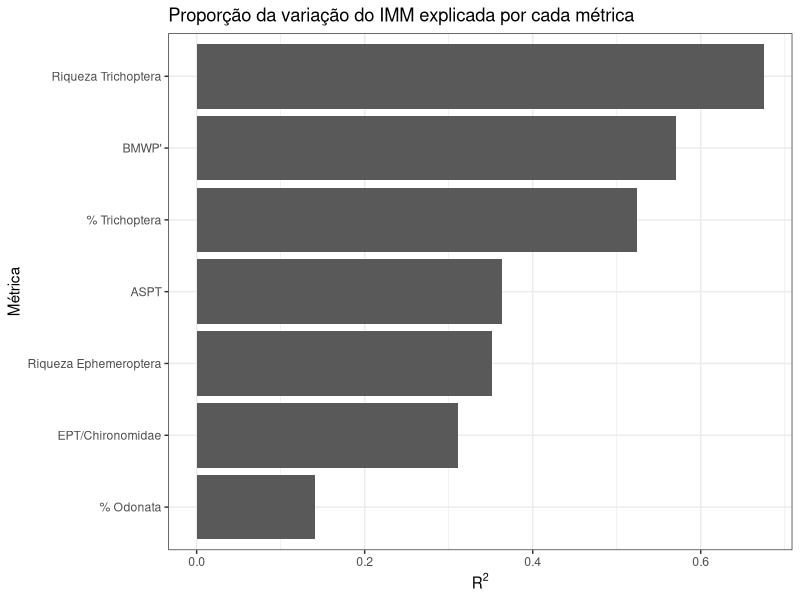
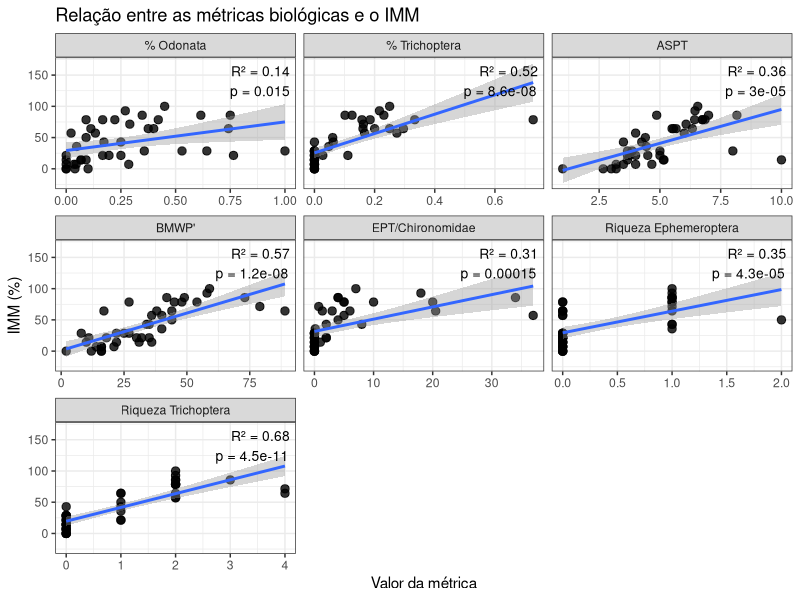
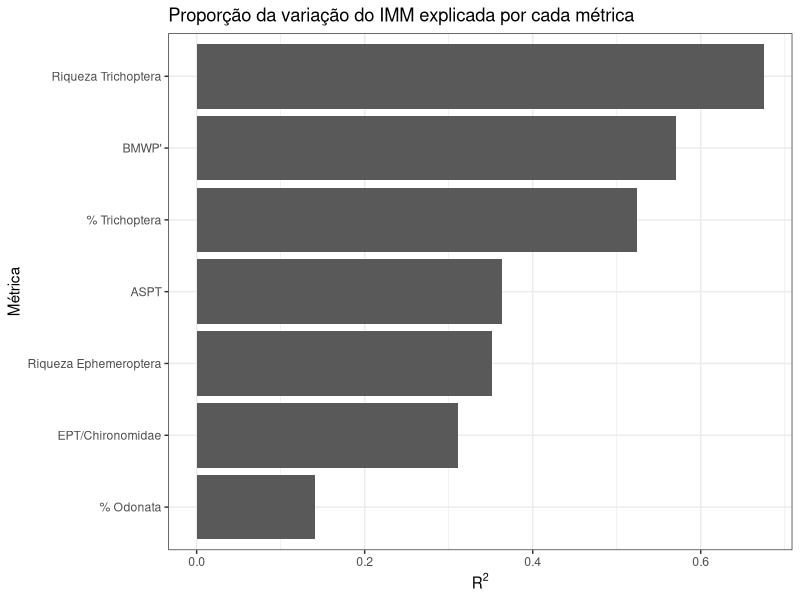
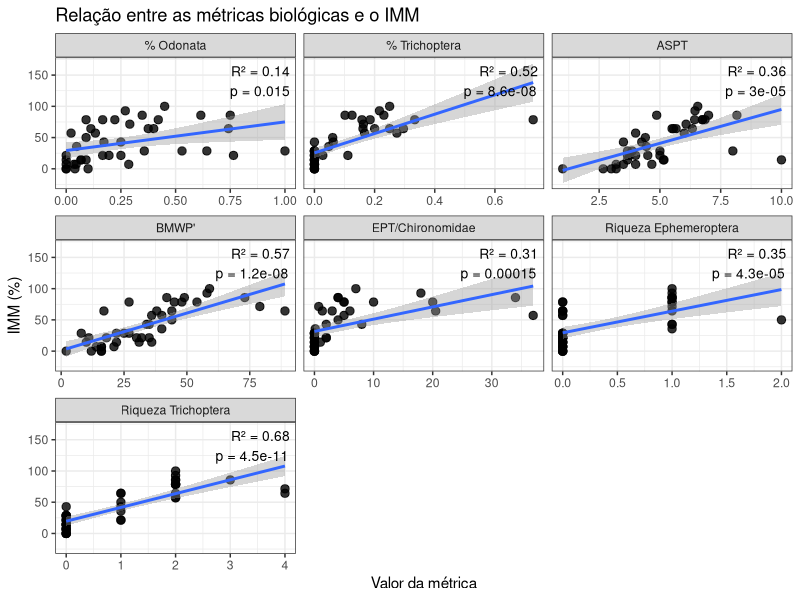

Here is the R script that generated these plots, in order:
library(tidyverse)
library(patchwork)
################################## Configurações ###############################

set.seed(1994)

pontos_referencia <- c("RiodaBarra-P1/2", "RioMutuca-P1")
pontos_impactado <- c("RiodaBarra-P2", "RioMutuca-P3")

metodos_de_amostragem <- c("D Net")

vetor_respostas <- c(
  "aspt",
  "bmwp",
  "razao_ept_chironomidae",
  "relativo_odonata", 
  "relativo_trichoptera", 
  "riqueza_familias_ephemeroptera", 
  "riqueza_familias_trichoptera"
)

nomes_metricas <- c(
  aspt = "ASPT",
  bmwp = "BMWP'",
  razao_ept_chironomidae = "EPT/Chironomidae",
  relativo_odonata = "% Odonata",
  relativo_trichoptera = "% Trichoptera",
  riqueza_familias_ephemeroptera = "Riqueza Ephemeroptera",
  riqueza_familias_trichoptera = "Riqueza Trichoptera"
)

nota_maxima <- length(vetor_respostas) * 5
nota_minima <- length(vetor_respostas)

pasta_figuras <- "figuras/indice_multimetrico"
if (!dir.exists(pasta_figuras)) {
  dir.create(pasta_figuras, recursive = TRUE)
}

pasta_tabelas <- "tabelas/indice_multimetrico"
if (!dir.exists(pasta_tabelas)) {
  dir.create(pasta_tabelas, recursive = TRUE)
}

################################## Carregar dados ##############################


indices_df <- read_csv("dados/processado/matriz_indices_imaturos_piata.csv")

############################## Pré-processamento ###############################

indices_df <- indices_df %>%
  mutate(
    impacto = case_when(
      locality_name %in% pontos_referencia ~ "referencia",
      locality_name %in% pontos_impactado ~ "impactado",
      TRUE ~ "desconsiderado"
    )
  )

dados_filtrados <- indices_df %>%
  filter(impacto != "desconsiderado") %>%
  filter(method %in% metodos_de_amostragem) %>%
  mutate(
    impacto = factor(impacto),
    method = factor(method)
  )

############################### Detectando limiares ############################

estatisticas_df <- data.frame()

for (i in vetor_respostas) {
  
  print(paste("Analisando métrica:", i))
  
  estatisticas <- dados_filtrados %>%
    filter(impacto == "referencia") %>%
    summarise(
      metrica = i,
      minimo = min(.data[[i]], na.rm = TRUE),
      quartil_25 = quantile(.data[[i]], 0.25, na.rm = TRUE),
      quartil_50 = quantile(.data[[i]], 0.50, na.rm = TRUE),
      quartil_75 = quantile(.data[[i]], 0.75, na.rm = TRUE),
      maximo = max(.data[[i]], na.rm = TRUE),
      metade = quartil_25 / 2
    )
  
  estatisticas_df <- bind_rows(estatisticas_df, estatisticas)
}

write_csv(
  estatisticas_df,
  file.path(pasta_tabelas, "limiares_indices_imaturos_piata.csv")
)

############################### Aplicando pontuação ############################

estatisticas_df_limpa <- estatisticas_df %>%
  select(metrica, quartil_25, metade)

indices_rebalanceados_df <- indices_df %>%
  filter(method %in% metodos_de_amostragem) %>%
  select(campanha, rio, locality_name, all_of(vetor_respostas)) %>%
  pivot_longer(
    cols = all_of(vetor_respostas),
    names_to = "metrica",
    values_to = "valor"
  ) %>%
  left_join(estatisticas_df_limpa, by = "metrica") %>%
  mutate(
    nota = case_when(
      valor >= quartil_25 ~ 5,
      valor >= metade & valor < quartil_25 ~ 3,
      valor < metade ~ 1,
      TRUE ~ NA_real_
    )
  )

############################### Cálculo do IMM completo ########################
IMM_min <- 7
IMM_max <- 35

giovanas_index <- indices_rebalanceados_df %>%
  group_by(campanha, rio, locality_name) %>%
  summarise(
    IMM = sum(nota, na.rm = TRUE),
    .groups = "drop"
  ) %>%
  mutate(
    IMM_percentual = (IMM - nota_minima) / (nota_maxima - nota_minima) * 100
  )

write_csv(
  giovanas_index,
  file.path(pasta_tabelas, "indice_bocaina_imaturos_piata.csv")
)

############################### Dados para regressão ###########################

dados_regressao <- indices_df %>%
  filter(method %in% metodos_de_amostragem) %>%
  select(campanha, rio, locality_name, method, all_of(vetor_respostas)) %>%
  left_join(
    giovanas_index %>%
      select(campanha, rio, locality_name, IMM, IMM_percentual),
    by = c("campanha", "rio", "locality_name")
  ) %>%
  drop_na(IMM_percentual)

############################### Regressões lineares ############################

resultados_regressao <- data.frame()

for (i in vetor_respostas) {
  
  modelo <- lm(
    as.formula(paste("IMM ~", i)),
    data = dados_regressao
  )
  
  resumo <- summary(modelo)
  
  resultados_regressao <- bind_rows(
    resultados_regressao,
    data.frame(
      metrica = i,
      nome_metrica = nomes_metricas[i],
      beta = coef(modelo)[2],
      intercepto = coef(modelo)[1],
      r2 = resumo$r.squared,
      r2_ajustado = resumo$adj.r.squared,
      p_valor = coef(summary(modelo))[2, 4]
    )
  )
}

resultados_regressao <- resultados_regressao %>%
  mutate(
    significancia = case_when(
      p_valor < 0.001 ~ "***",
      p_valor < 0.01 ~ "**",
      p_valor < 0.05 ~ "*",
      TRUE ~ "ns"
    )
  ) %>%
  arrange(desc(r2))

write_csv(
  resultados_regressao,
  file.path(pasta_tabelas, "regressao_metricas_IMM.csv")
)

resultados_regressao

############################### Gráfico de R² #################################

grafico_r2 <- resultados_regressao %>%
  ggplot(
    aes(
      x = reorder(nome_metrica, r2),
      y = r2
    )
  ) +
  geom_col() +
  coord_flip() +
  labs(
    x = "Métrica",
    y = expression(R^2),
    title = "Proporção da variação do IMM explicada por cada métrica"
  ) +
  theme_bw()

grafico_r2

ggsave(
  filename = file.path(pasta_figuras, "regressao_R2_metricas_IMM.png"),
  plot = grafico_r2,
  width = 9,
  height = 6,
  dpi = 300
)

############################### Painel de regressões ###########################

dados_regressao_long <- dados_regressao %>%
  select(campanha, rio, locality_name, IMM_percentual, all_of(vetor_respostas)) %>%
  pivot_longer(
    cols = all_of(vetor_respostas),
    names_to = "metrica",
    values_to = "valor_metrica"
  ) %>%
  mutate(
    nome_metrica = nomes_metricas[metrica]
  ) %>%
  left_join(
    resultados_regressao %>%
      select(metrica, r2, p_valor, beta),
    by = "metrica"
  ) %>%
  mutate(
    etiqueta = paste0(
      "R² = ", round(r2, 2),
      "\np = ", signif(p_valor, 2)
    )
  )

painel_regressoes <- ggplot(
  dados_regressao_long,
  aes(
    x = valor_metrica,
    y = IMM_percentual
  )
) +
  geom_point(
    size = 2.5,
    alpha = 0.8
  ) +
  geom_smooth(
    method = "lm",
    se = TRUE
  ) +
  geom_text(
    data = dados_regressao_long %>%
      group_by(nome_metrica) %>%
      slice(1) %>%
      ungroup(),
    aes(
      x = Inf,
      y = Inf,
      label = etiqueta
    ),
    inherit.aes = FALSE,
    hjust = 1.1,
    vjust = 1.3,
    size = 3.5
  ) +
  facet_wrap(
    ~ nome_metrica,
    scales = "free_x",
    ncol = 3
  ) +
  labs(
    x = "Valor da métrica",
    y = "IMM (%)",
    title = "Relação entre as métricas biológicas e o IMM"
  ) +
  theme_bw()

painel_regressoes

ggsave(
  filename = file.path(pasta_figuras, "painel_regressao_metricas_IMM.png"),
  plot = painel_regressoes,
  width = 12,
  height = 8,
  dpi = 300
)
